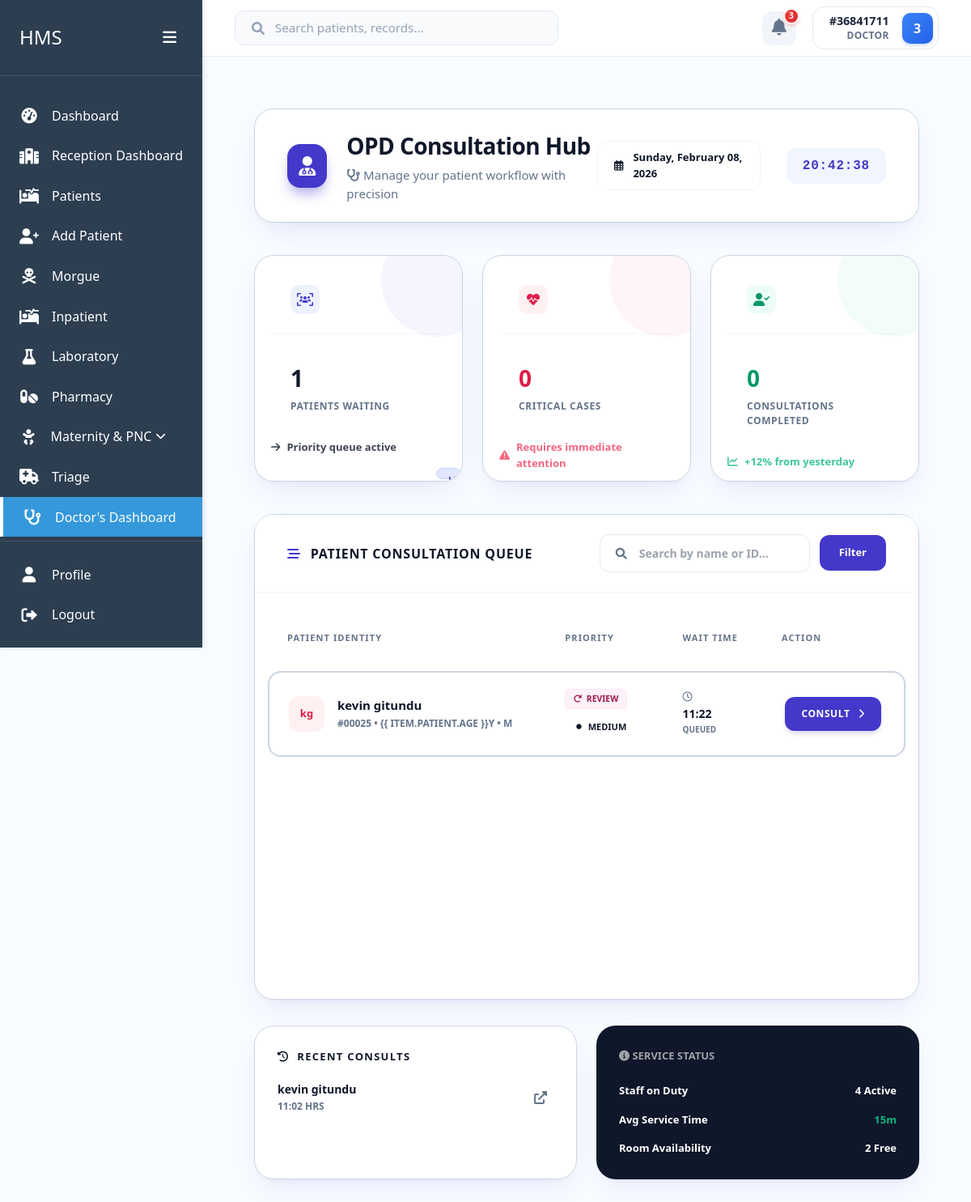
Page /home/opd-dashboard/ (signed in) on the earlier database version.
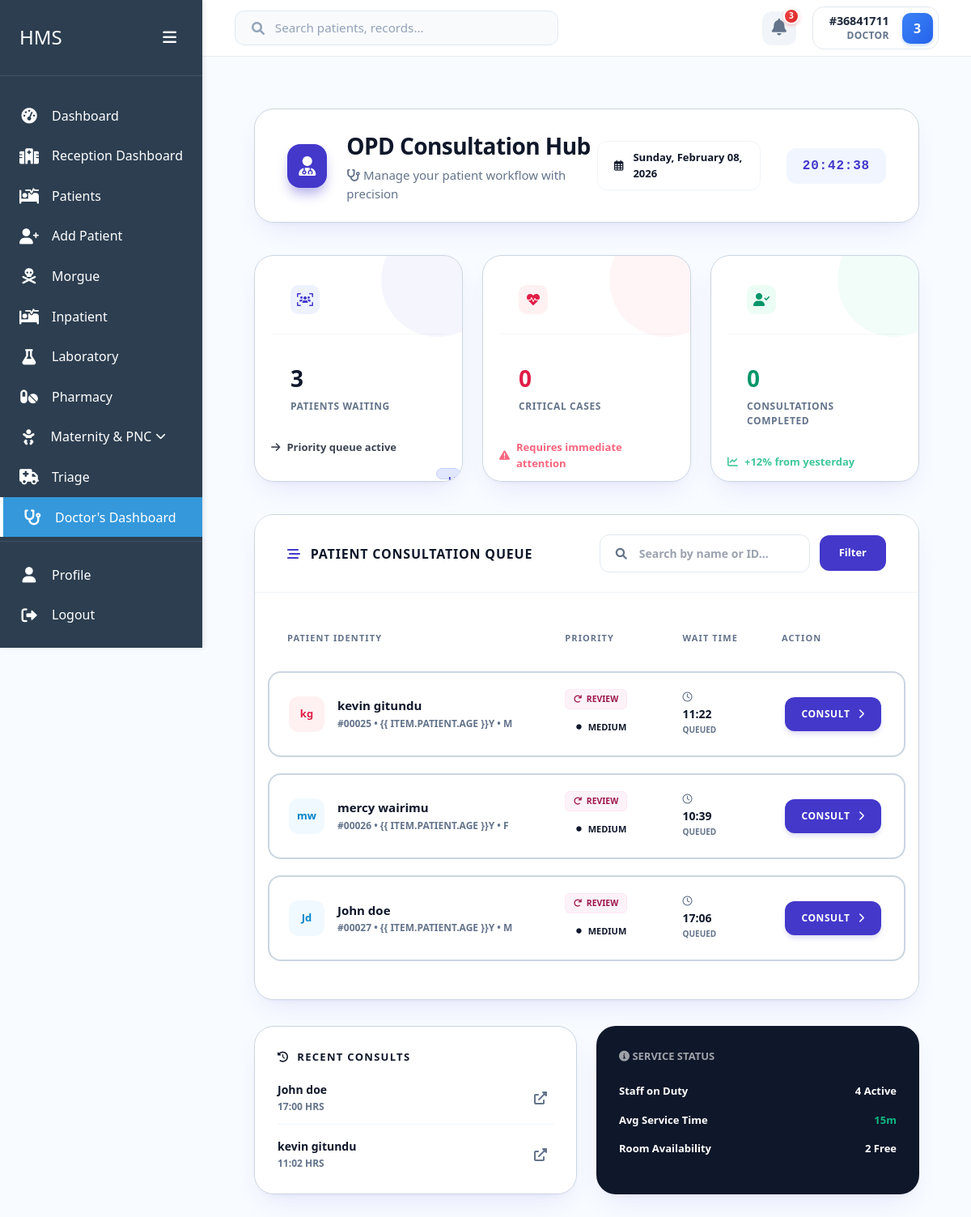
Same page on the later database version.
### home/models.py (models this page shows, shortened)
class Patient(models.Model):
    GENDER_CHOICES = [
        ('M', 'Male'),
        ('F', 'Female'),
        ('O', 'Other'),
        ('N', 'Prefer not to say')
    ]
    first_name = models.CharField(max_length=100)
    last_name = models.CharField(max_length=100)
    id_number = models.CharField(max_length=20, unique=True, null=True, blank=True)
    date_of_birth = models.DateField()
    age = models.PositiveIntegerField(editable=False)  # Will be calculated automatically
    phone = models.CharField(max_length=15)
    location = models.CharField(max_length=200)
    gender = models.CharField(max_length=1, choices=GENDER_CHOICES)
    created_at = models.DateTimeField(auto_now_add=True)
    updated_at = models.DateTimeField(auto_now=True)
    created_by = models.ForeignKey('users.User', on_delete=models.SET_NULL, null=True, related_name='patients_created')
    @property
    def full_name(self):
        return f"{self.first_name} {self.last_name}"

class PatientQue(models.Model):
    STATUS_CHOICES = [
        ('PENDING', 'Pending'),
        ('COMPLETED', 'Completed'),
        ('CANCELLED', 'Cancelled'),
    ]
    TYPE_CHOICES = [
        ('INITIAL', 'New Visit'),
        ('REVIEW', 'Results Review'),
    ]
    visit = models.ForeignKey(Visit, on_delete=models.CASCADE, related_name='patient_queue')
    qued_from = models.ForeignKey(Departments, on_delete=models.SET_NULL, null=True, related_name='patient_from_queue')
    sent_to = models.ForeignKey(Departments, on_delete=models.SET_NULL, null=True, related_name='patient_queue')
    status = models.CharField(max_length=20, choices=STATUS_CHOICES, default='PENDING')
    queue_type = models.CharField(max_length=20, choices=TYPE_CHOICES, default='INITIAL')
    created_at = models.DateTimeField(auto_now_add=True)
    updated_at = models.DateTimeField(auto_now=True)
    created_by = models.ForeignKey('users.User', on_delete=models.SET_NULL, null=True, related_name='patient_queue_created')
    updated_by = models.ForeignKey('users.User', on_delete=models.SET_NULL, null=True, related_name='patient_queue_updated')

class TriageEntry(models.Model):
    PRIORITY_CHOICES = [
        ('LOW', 'Low Priority'),
        ('MEDIUM', 'Medium Priority'),
        ('HIGH', 'High Priority'),
        ('URGENT', 'Urgent'),
        ('CRITICAL', 'Critical'),
    ]
    CATEGORY_CHOICES = [
        ('GENERAL', 'General'),
        ('EMERGENCY', 'Emergency'),
        ('PEDIATRIC', 'Pediatric'),
        ('MATERNITY', 'Maternity'),
        ('SURGERY', 'Surgery'),
        ('CARDIAC', 'Cardiac'),
        ('NEURO', 'Neurological'),
        ('RESPIRATORY', 'Respiratory'),
        ('ORTHOPEDIC', 'Orthopedic'),
        ('OTHER', 'Other'),
    ]
    visit = models.ForeignKey(Visit, on_delete=models.CASCADE, related_name='triage_entries')
    triage_nurse = models.ForeignKey('users.User', on_delete=models.SET_NULL, null=True, related_name='triage_entries')
    entry_date = models.DateTimeField(auto_now_add=True)
    priority = models.CharField(max_length=10, choices=PRIORITY_CHOICES, default='MEDIUM')
    category = models.CharField(max_length=20, choices=CATEGORY_CHOICES, default='GENERAL')
    temperature = models.DecimalField(max_digits=4, decimal_places=1, null=True, blank=True, help_text="Temperature in °C")
    blood_pressure_systolic = models.PositiveIntegerField(null=True, blank=True, help_text="Systolic BP (mmHg)")
    blood_pressure_diastolic = models.PositiveIntegerField(null=True, blank=True, help_text="Diastolic BP (mmHg)")
    heart_rate = models.PositiveIntegerField(null=True, blank=True, help_text="Heart rate (bpm)")
    respiratory_rate = models.PositiveIntegerField(null=True, blank=True, help_text="Respiratory rate (breaths/min)")
    oxygen_saturation = models.PositiveIntegerField(null=True, blank=True, help_text="O2 saturation (%)")
    blood_glucose = models.DecimalField(max_digits=5, decimal_places=1, null=True, blank=True, help_text="Blood glucose (mg/dL)")
    weight = models.DecimalField(max_digits=5, decimal_places=1, null=True, blank=True, help_text="Weight (kg)")
    height = models.DecimalField(max_digits=5, decimal_places=1, null=True, blank=True, help_text="Height (cm)")
    triage_notes = models.TextField(blank=True, help_text="Triage nurse assessment notes")
    disposition = models.CharField(max_length=100, blank=True, help_text="Disposition (e.g., 'Send to Emergency Room')")
    is_active = models.BooleanField(default=True)
    completed_at = models.DateTimeField(null=True, blank=True)
    class Meta:
        ordering = ['-entry_date']
        verbose_name = 'Triage Entry'
        verbose_name_plural = 'Triage Entries'

class Consultation(models.Model):
    visit = models.ForeignKey(Visit, on_delete=models.CASCADE, related_name='consultations')
    doctor = models.ForeignKey('users.User', on_delete=models.SET_NULL, null=True, related_name='consultations')
    checkin_date = models.DateTimeField(auto_now_add=True)
    checkout_date = models.DateTimeField(null=True, blank=True)

class Visit(models.Model):
    patient = models.ForeignKey(Patient, on_delete=models.CASCADE, related_name='visits')
    visit_date = models.DateTimeField(auto_now_add=True)
    visit_type = models.CharField(max_length=20, choices=[('IN-PATIENT', 'In-Patient'), ('OUT-PATIENT', 'Out-Patient')])
    visit_mode = models.CharField(max_length=20, choices=[('Appointment', 'Appointment'), ('Walk In', 'Walk In')])

### home/views.py (the view, shortened to what this page needs)
# urls.py: path('opd-dashboard/', views.opd_dashboard, name='opd_dashboard'),
@login_required
def opd_dashboard(request):
    today = timezone.now().date()
    todays_visits_count = Visit.objects.filter(
        visit_date__date=today,
        visit_type='OUT-PATIENT'
    ).count()
    consultation_queues = PatientQue.objects.filter(
        sent_to__name__icontains='Consultation',
        status='PENDING'
    ).select_related('visit__patient', 'sent_to', 'qued_from')
    search_query = request.GET.get('q')
    waiting_count = consultation_queues.count()
    triage_today = TriageEntry.objects.filter(visit__visit_date__date=today)
    critical_count = triage_today.filter(priority__in=['URGENT', 'CRITICAL']).count()
    queue_list = []
    for item in consultation_queues.order_by('-created_at'):
        triage = TriageEntry.objects.filter(visit=item.visit).order_by('-entry_date').first()
        queue_list.append({
            'queue_id': item.id,
            'patient': item.visit.patient,
            'visit': item.visit,
            'sent_to': item.sent_to.name if item.sent_to else 'General OPD',
            'queued_at': item.created_at,
            'queue_type': item.queue_type,
            'wait_time': None, # Can calculate relative time in template
            'triage': triage,
            'priority_rank': 0 if not triage else {
                'CRITICAL': 5, 'URGENT': 4, 'HIGH': 3, 'MEDIUM': 2, 'LOW': 1
            }.get(triage.priority, 0),
            'type_rank': 1 if item.queue_type == 'REVIEW' else 0
        })
    queue_list.sort(key=lambda x: (-x['priority_rank'], -x['type_rank'], x['visit'].visit_date))
    deduplicated_queue = []
    seen_visits = set()
    for item in queue_list:
        if item['visit'].id not in seen_visits:
            deduplicated_queue.append(item)
            seen_visits.add(item['visit'].id)
    context = {
        'todays_visits_count': todays_visits_count,
        'waiting_count': len(deduplicated_queue),
        'critical_count': critical_count,
        'queue_list': deduplicated_queue,
        'today': today,
    }
    recent_consultations = Consultation.objects.filter(
        doctor=request.user
    ).select_related('visit__patient').order_by('-checkin_date')[:5]
    context['recent_consultations'] = recent_consultations
    return render(request, 'home/opd_dashboard.html', context)

### home/templates/home/opd_dashboard.html (shortened to what the changed rows need)
{% extends 'users/dashboard_base.html' %}
{% load static %}
{% block content %}
<div class="dashboard-wrapper-premium">
    <div class="header-premium glass-card">
        <div class="header-content">
            <div class="brand-section">
                <div class="brand-text">
                    <h1>OPD Consultation Hub</h1>
                </div>
            </div>
        </div>
    </div>
    <div class="analytics-grid">
        <div class="stat-card-premium glass-card hover-glow-indigo">
            <div class="card-content">
                <div class="card-body">
                    <h2 class="stat-value">{{ waiting_count }}</h2>
                    <p class="stat-label">Patients Waiting</p>
                </div>
            </div>
        </div>
        <div class="stat-card-premium glass-card hover-glow-rose">
            <div class="card-content">
                <div class="card-body">
                    <h2 class="stat-value text-rose-600">{{ critical_count }}</h2>
                </div>
            </div>
        </div>
        <div class="stat-card-premium glass-card hover-glow-emerald">
            <div class="card-content">
                <div class="card-body">
                    <h2 class="stat-value text-emerald-600">{{ todays_visits_count }}</h2>
                </div>
            </div>
        </div>
    </div>
    <div class="main-dashboard-grid">
        <div class="queue-section-wrapper glass-card">
            <div class="section-toolbar">
                <div class="toolbar-left">
                    <h2><i class="fas fa-stream"></i> Patient Consultation Queue</h2>
                </div>
            </div>
            <div class="queue-table-container">
                <table class="premium-data-table">
                    <thead>
                        <tr>
                            <th>Patient Identity</th>
                            <th>Priority</th>
                            <th>Wait Time</th>
                            <th class="text-center">Action</th>
                        </tr>
                    </thead>
                    <tbody>
                        {% for item in queue_list %}
                        <tr class="queue-row-premium priority-border-{{ item.triage.priority|lower|default:'low' }}">
                            <td>
                                <div class="patient-info-cell">
                                    <div class="patient-avatar-mini"
                                        data-initials="{{ item.patient.first_name|first }}{{ item.patient.last_name|first }}">
                                        {{ item.patient.first_name|first }}{{ item.patient.last_name|first }}
                                    </div>
                                    <div class="patient-details">
                                        <span class="p-name">{{ item.patient.full_name }}</span>
                                        <span class="p-meta">#{{ item.patient.pk|stringformat:"05d" }} • {{
                                            item.patient.age }}Y • {{ item.patient.gender|first }}</span>
                                    </div>
                                </div>
                            </td>
                            <td>
                                <div style="display: flex; flex-direction: column; gap: 0.5rem;">
                                    <span class="type-badge type-{{ item.queue_type|lower|default:'initial' }}">
                                        <i
                                            class="fas {% if item.queue_type == 'REVIEW' %}fa-redo{% else %}fa-user-plus{% endif %}"></i>
                                        {% if item.queue_type == 'REVIEW' %}REVIEW{% else %}NEW VISIT{% endif %}
                                    </span>
                                    <span class="priority-chip priority-{{ item.triage.priority|lower|default:'low' }}">
                                        <i class="fas fa-circle"></i> {{ item.triage.priority|default:"NORMAL" }}
                                    </span>
                                </div>
                            </td>
                            <td>
                                <div class="time-tracking">
                                    <i class="far fa-clock"></i>
                                    <span>{{ item.queued_at|time:"H:i" }}</span>
                                    <small>Queued</small>
                                </div>
                            </td>
                            <td class="text-center">
                                <a href="{% url 'home:patient_detail' item.patient.pk %}?visit_id={{ item.visit.id }}"
                                    class="btn-consult-start">
                                    Consult <i class="fas fa-chevron-right"></i>
                                </a>
                            </td>
                        </tr>
                        {% endfor %}
                    </tbody>
                </table>
            </div>
        </div>
        <div class="sidebar-premium">
            <div class="recent-consults-card glass-card">
                <div class="recent-list">
                    {% for consult in recent_consultations %}
                    <div class="recent-item">
                        <div class="recent-info">
                            <span class="r-name">{{ consult.visit.patient.full_name }}</span>
                            <span class="r-time">{{ consult.checkin_date|time:"H:i" }} HRS</span>
                        </div>
                        <a href="{% url 'home:patient_detail' consult.visit.patient.pk %}" class="r-link">
                            <i class="fas fa-external-link-alt"></i>
                        </a>
                    </div>
                    {% empty %}
                    <p class="empty-text">No history today</p>
                    {% endfor %}
                </div>
            </div>
        </div>
    </div>
</div>
{% endblock %}

Differences in the rows shown:
now on this page (row unchanged): Patient: patient.first_name|first "m", patient.last_name|first "w", patient.full_name "mercy wairimu", patient.pk "00026", patient.gender|first "F", triage.priority "MEDIUM", queued_at "10:39"
added Patient: patient.first_name|first "J", patient.last_name|first "d", patient.full_name "John doe", patient.pk "00027", patient.gender|first "M", triage.priority "MEDIUM", queued_at "17:06"
added Consultation: visit.patient.full_name "John doe", checkin_date "17:00"
Other differences:
{{ waiting_count }}: "1" → "3"
